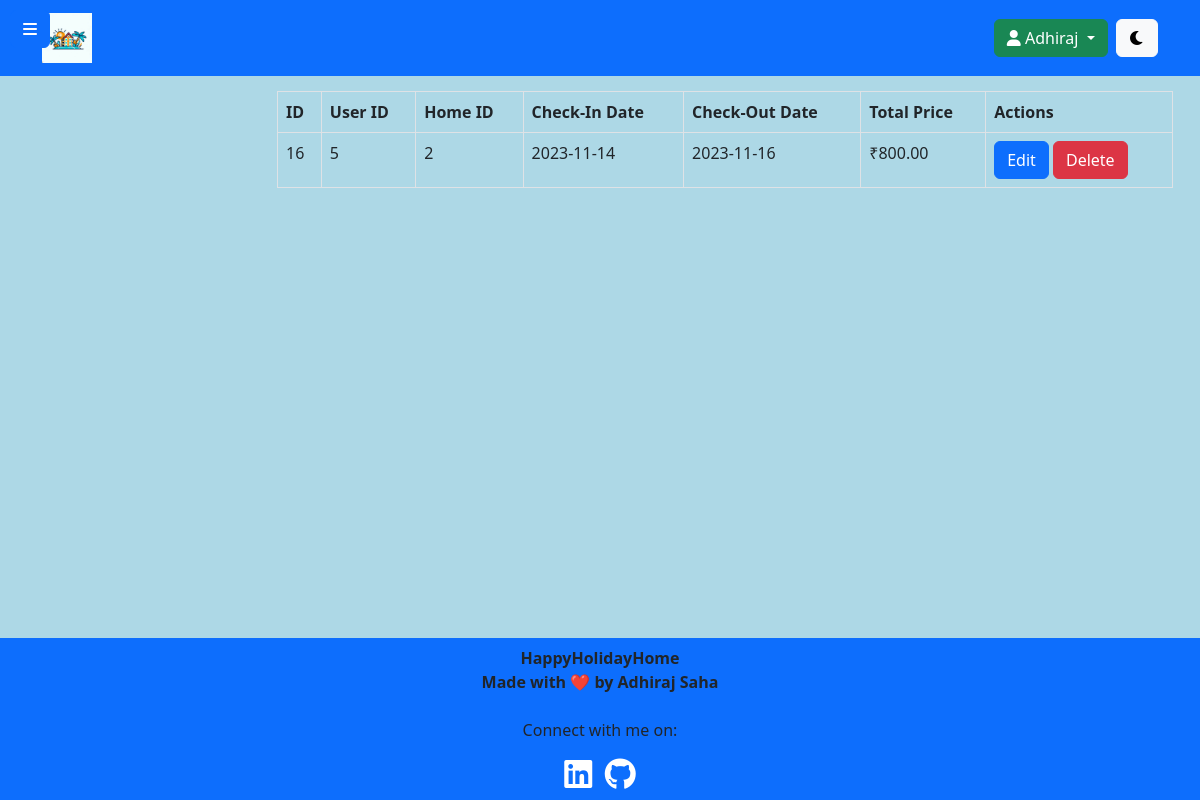
Page /admin/view_reservations.php (signed in) on the committed database.
### tables this page shows
CREATE TABLE `reservations` (
  `reservation_id` int(11) NOT NULL,
  `user_id` int(255) NOT NULL,
  `home_id` int(255) NOT NULL,
  `check_in_date` date NOT NULL,
  `check_out_date` date NOT NULL,
  `total_price` decimal(10,2) NOT NULL
);

### admin/view_reservations.php (the view, shortened to what this page needs)
<?php
include("../inc/db.php");
$sqlReservations = "SELECT * FROM reservations";
$resultReservations = $con->query($sqlReservations);
if ($resultReservations->num_rows > 0) {
    $reservations = $resultReservations->fetch_all(MYSQLI_ASSOC);
} else {
    $reservations = array();
}
?>
<!DOCTYPE html>
<html lang="en">
<head>
    <link href="https://cdn.jsdelivr.net/npm/bootstrap@5.3.1/dist/css/bootstrap.min.css" rel="stylesheet">
    <link rel="stylesheet" href="https://cdnjs.cloudflare.com/ajax/libs/font-awesome/6.0.0-beta3/css/all.min.css">
    <link rel="stylesheet" href="assets/css/view_reservations.css">
</head>
<body>
    <?php include("inc/admin_header.php"); ?>
    <button id="toggle-sidebar" class="btn btn-primary">
        <i class="fas fa-bars"></i>
    </button>
    <main class="main-content">
        <div class="container-fluid">
            <div class="table-responsive">
                <table class="table table-bordered">
                    <thead>
                        <tr>
                            <th>ID</th>
                            <th>User ID</th>
                            <th>Home ID</th>
                            <th>Check-In Date</th>
                            <th>Check-Out Date</th>
                            <th>Total Price</th>
                            <th>Actions</th>
                        </tr>
                    </thead>
                    <tbody>
                        <?php foreach ($reservations as $reservation) : ?>
                            <tr>
                                <td><?php echo $reservation['reservation_id']; ?></td>
                                <td><?php echo $reservation['user_id']; ?></td>
                                <td><?php echo $reservation['home_id']; ?></td>
                                <td><?php echo $reservation['check_in_date']; ?></td>
                                <td><?php echo $reservation['check_out_date']; ?></td>
                                <td>₹<?php echo $reservation['total_price']; ?></td>
                                <td>
                                    <button type="button" class="btn btn-primary" data-bs-toggle="modal" data-bs-target="#editModal_<?php echo $reservation['reservation_id']; ?>">
                                        Edit
                                    </button>
                                    <a href="delete_reservation.php?id=<?php echo $reservation['reservation_id']; ?>" class="btn btn-danger" onclick="return confirm('Are you sure you want to delete this reservation?')">Delete</a>
                                </td>
                            </tr>
                        <?php endforeach; ?>
                    </tbody>
                </table>
            </div>
        </div>
    </main>
    <footer class="navbar navbar-expand-lg navbar-dark bg-primary footer" style="position: absolute; bottom: 0; width: 100%;">
        <div class="container d-flex flex-column align-items-center">
            <div class="footer-info text-center">
                <p style="font-weight: bold; margin: auto;">HappyHolidayHome
                    <br>Made with ❤️ by Adhiraj Saha</p>
                <br>
                <p>Connect with me on:</p>
                <a href="https://www.linkedin.com/in/adhirajsaha" target="_blank" rel="noopener noreferrer">
                    <i class="fa-brands fa-2x fa-linkedin" style="color: #ffffff;"></i>
                </a>
                <a href="https://github.com/adhirajcs" target="_blank" rel="noopener noreferrer">
                    <i class="fa-brands fa-2x fa-github" style="color: #ffffff;"></i>
                </a>
            </div>
        </div>
    </footer>
</body>
</html>

### admin/assets/css/view_reservations.css (style rules this page uses)
body { background-color: lightblue; }
#toggle-sidebar { position: fixed; top: 10px; left: 10px; z-index: 999; }
.main-content { margin-left: 250px; padding: 15px; }
body .table>:not(caption)>*>* { background: none !important; }
body .table { --bs-table-color: none; }

### rows in the picture
reservations: reservation_id "16", user "5", home "2", check_in_date "2023-11-14", check_out_date "2023-11-16", total_price "800.00"

### other values in the picture
$_SESSION['admin_name'] "Adhiraj"
